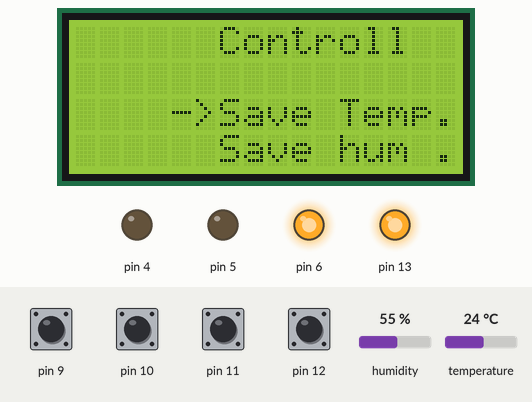
This sketch was run on a simulated Arduino Uno, built with avr-gcc and run on an emulated ATmega328P. Parts: 16×4 character LCD, output pins drawn as LEDs (lit = HIGH). The test bench sets the inputs (shaded band); at power-on: pin 9–12 HIGH, humidity 55 %, temperature 24 °C. EEPROM starts erased.

Above: at 1.39 s.
1.4 s: pin 9 pulled LOW for 0.15 s
At 1.8 s:
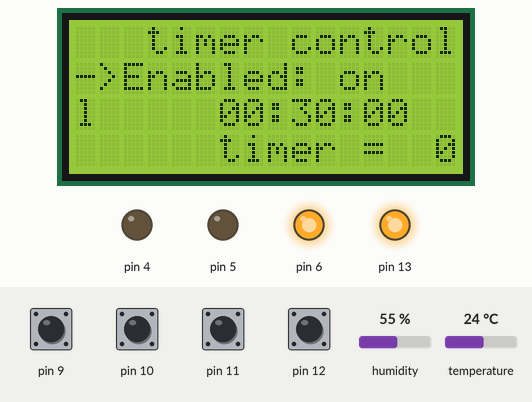
2.1 s: pin 9 pulled LOW for 1 s
At 3.9 s:
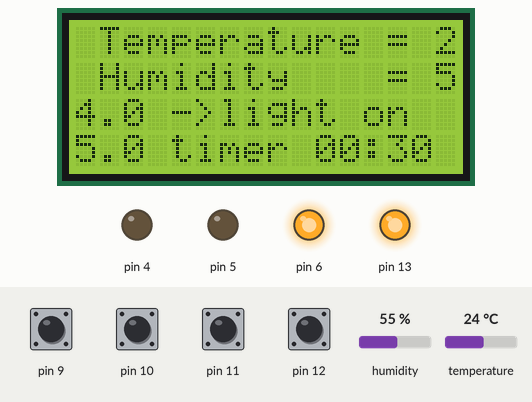
4.7 s: pin 11 pulled LOW for 0.15 s
At 6.1 s:
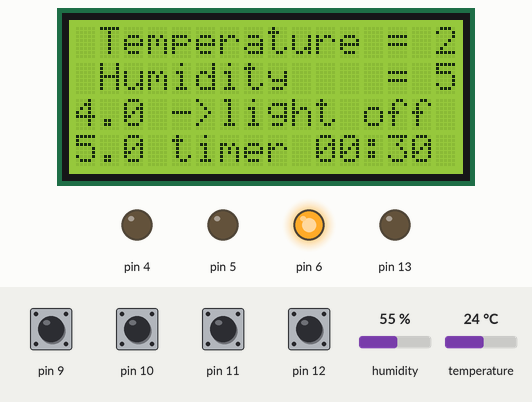
6.4 s: pin 12 pulled LOW for 0.15 s
At 7.8 s:
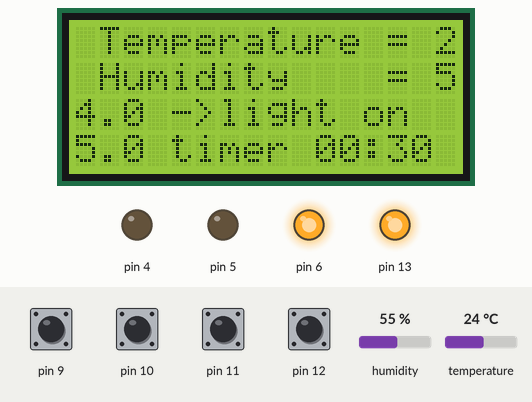
8.1 s: humidity set to 22 %
At 9.2 s:
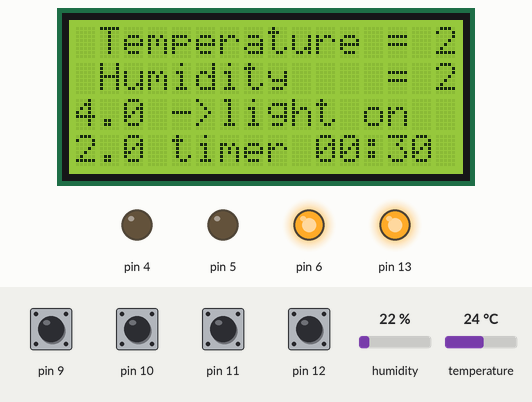
9.7 s: temperature set to 12 °C
At 10.1 s:
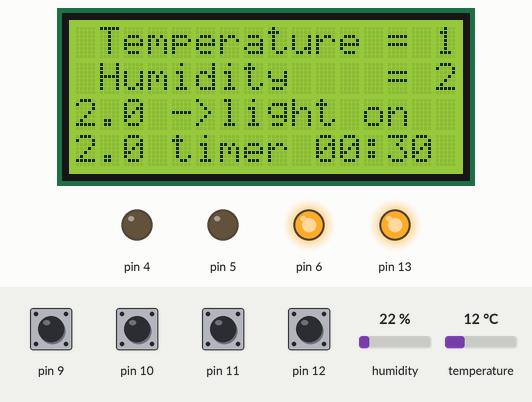
Timing chart, 0 to 12.2 s (numbered marks = the images above; inputs shaded):
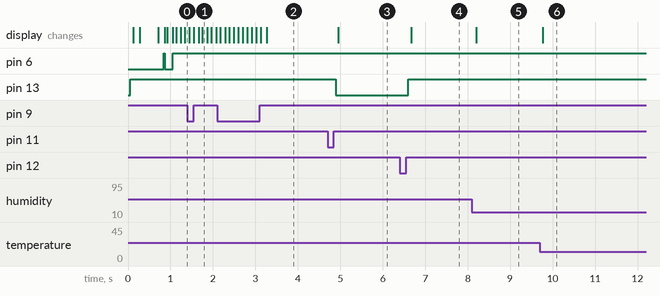

The sketch:

INKUBATOR.ino
```cpp
#include "Data.h"
Data data;

#include <DHT22.h>
DHT22 dht22(7);

float t = 0;
float h = 0;

// ---- my libry ----
#include "Timer.h"
Timer timer;
#include "Button.h"
#include "Pin.h"
// =================

#include "App.h"
App app;

void setup() {
  Serial.begin(9600);
  app.setup();
}

void loop() {
  t = dht22.getTemperature();
  h = dht22.getHumidity();

  app.loop();
  timer.update();
}


// SetInterval creat id = 0; rotation_interval
// SetInterval creat id = 1; flicker cursor
// setInterval creat id = 2; canvas loop

// setTimeout creat id = 0; beck to glavni menu 
```

App.h
```cpp
#include "Inkubator_MiniApp.h"

class App{
  private:
    Inkubator_MiniApp Inkubator_MiniApp;
  public:
    App(){}

    void setup() {
      Inkubator_MiniApp.setup();
    }
    void loop() {
      Inkubator_MiniApp.loop();
    }
};
```

Button.h
```cpp
class Button {
private:
  unsigned char pin;
  bool prevState = false;
  unsigned long debounceDelay;
  unsigned char delay = 40;
  unsigned short int DelayBeforeRepeat = 500;
  unsigned long RepeatRateDelayDate;
public:
  static int newActivityCall ;
  Button(unsigned char buttonPin ) {
    pin = buttonPin;
    debounceDelay = millis();
    RepeatRateDelayDate = millis();
    pinMode(pin, INPUT);
    digitalWrite(pin, HIGH); // Включить внутренний подтягивающий резистор
  }

  bool isPressed(bool Repeat = true, unsigned char RepeatRateDelay = 80) {
    unsigned long date = millis();
    if(debounceDelay > date){
        debounceDelay = date;
    }
    bool reading = digitalRead(pin);

      if (reading != prevState) {
        if( debounceDelay + delay > date){
          return false;
        }
        prevState = reading;
        if (reading == HIGH) {
          debounceDelay = date;
          Button::newActivityCall ++ ;
          return true;
        }
      }else if(Repeat && reading && debounceDelay + DelayBeforeRepeat <= date){
        if(RepeatRateDelay > date){
          RepeatRateDelay = date;
        }
        if(RepeatRateDelayDate + RepeatRateDelay <= date){
            RepeatRateDelayDate = date;
            Button::newActivityCall ++ ;
            return true;
        }
      }
    return false;
  }
};
int Button::newActivityCall = 0;
```

ButtonControl.h
```cpp
class ButtonControl {
  private:
    MenuModule& menuModule;
    PinTimerModule& pin_timer;

    Pin& pinLight;

    Button menuBut;
    Button kursor;
    Button plus;
    Button minus;
  public:
    ButtonControl(MenuModule& menuModule_, PinTimerModule& pin_timer_, Pin& pinLight_) :
    menuModule(menuModule_),
    pin_timer(pin_timer_),
    pinLight(pinLight_),
    menuBut(9), kursor(10), plus(11), minus(12)
    {}

    void ee(){
         menuModule.setMenu(0);
      }

    void update() {
      if( menuBut.isPressed(false) ){
        menuModule.next();
      }
      switch (menuModule.getMenu()){
        case 0:
          menu_0();
          break;
        case 1:
          menu_1();
          break;
        case 2:
          menu_2();
          break;
      }


      if(Button::newActivityCall > 0){
        timer.deliteTimeoutById(0);
        if(menuModule.getMenu() != 0){
          static MenuModule& menuModule__ = menuModule ;
            timer.setTimeout( [](){
               menuModule__.setMenu(0);
            }, 6000, 0);
        }
        Button::newActivityCall = 0;
      }
    }

    void menu_0(){
      if( plus.isPressed(false) || minus.isPressed(false) ){
        pinLight.setPinClick();
        data.setInkubatorLight(pinLight.getPinStatus());
      }
    }
    void menu_1(){

      if( menuModule.kursor == 2 ){
        if( plus.isPressed(true, 42) ){
          data.setSave_temperature(data.getSave_temperature() + 0.1);
        }
        if( minus.isPressed(true, 42) ){
          data.setSave_temperature(data.getSave_temperature() - 0.1);
        }
      }

      if(menuModule.kursor == 3){
        if( plus.isPressed(true, 100)){
          data.setSave_humidity(data.getSave_humidity() + 1);
        }
        if( minus.isPressed(true, 100) ){
          data.setSave_humidity(data.getSave_humidity() - 1);
        }
      }

      if(kursor.isPressed() ){
        if(menuModule.kursor != 2){
          menuModule.kursor = 2;
        }else{
          menuModule.kursor = 3;
        }
      }
    }
    void menu_2(){
      if(menuModule.kursor == 1){
        if(plus.isPressed() || minus.isPressed()){
          pin_timer.timer_on_ = !pin_timer.timer_on_;
          data.setPinTimer_on_( pin_timer.timer_on_ );
        }
      }
      else if(menuModule.kursor == 2){
        if( plus.isPressed() &&  pin_timer.time_pin_off + 1800000 <= 86400000){
          data.setPinTime_pin_off(pin_timer.time_pin_off + 1800000);
          pin_timer.setTime_pin_off( data.getPinTime_pin_off() );

        }
        if( minus.isPressed() &&  pin_timer.time_pin_off - 1800000 >= 1800000){
          data.setPinTime_pin_off(pin_timer.time_pin_off - 1800000);
          pin_timer.setTime_pin_off( data.getPinTime_pin_off() );
        }
      }
      if(kursor.isPressed() ){
        if(menuModule.kursor != 1){
          menuModule.kursor = 1;
        }else{
          menuModule.kursor = 2;
        }
      }
    }
};
```

Canvas.h
```cpp
#include <LCD_I2C.h>

class Canvas {
  private:
    bool* flicker;
    LCD_I2C lcd;
    int this_position_menu = 0;
    PinTimerModule& pin_timer;
    unsigned char* kursor;
    Pin& pinLight;
  public:

    Canvas( bool* flicker_, PinTimerModule& pin_timer_, unsigned char* kursor_, Pin& pinLight_):
    pin_timer(pin_timer_), lcd(0x27, 16, 4), pinLight(pinLight_)  {
      flicker = flicker_;
      kursor = kursor_;
    }
    int max_menu = 2;

    void init() {
        lcd.begin();
        lcd.backlight();
    }

    void clear(){
      lcd.clear();
    }

    void Rednder(int menu){
      if(this_position_menu != menu){
        lcd.clear();
        this_position_menu = menu;
      }
      switch (menu){
        case 0:
          menu_0();
          break;
        case 1:
          menu_1();
          break;
        case 2:
          menu_2();
          break;
      }
    }

    void menu_0(){
        lcd.setCursor(0, 0);
        lcd.print(" Temperature = ");lcd.print(t, 1);
        lcd.setCursor(0, 1);
        lcd.print(" Humidity    = ");lcd.print(h, 1);

        lcd.setCursor(0, 2);
        lcd.print("->light ");
        if(pinLight.getPinStatus()){
          lcd.print("on ");
        }else{
          lcd.print("off");
        }

        lcd.setCursor(12, 2);
        // lcd.print( Timer::getDateString( pin_timer.time_pin_off ).substring(0, 5).c_str());

        lcd.setCursor(0, 3);
        if(pin_timer.getTime_pin_off_real()  > 0){
          lcd.print("timer ");
          lcd.print( Timer::getDateString( pin_timer.time_pin_off ).substring(0, 5).c_str());
        }
        else if(*flicker){
          lcd.print(" rotating  ");
        }else{
          lcd.print("           ");
        }

        lcd.setCursor(12, 3);
        if(pin_timer.timer_on_){
          lcd.print( Timer::getDateString(pin_timer.getTime_pin_off_real() ));
        }else{
          lcd.print("    off  ");
        }
    }

    void menu_1(){
        lcd.setCursor(0, 0);
        lcd.print("      Controll");
        lcd.setCursor(2, 2);
        lcd.print("Save Temp. = ");lcd.print(data.getSave_temperature(), 1);
        lcd.setCursor(2, 3);
        lcd.print("Save hum . = ");lcd.print(data.getSave_humidity(), 1);
        if(*kursor == 2){
          lcd.setCursor(0, 3);
          lcd.print("  ");
          lcd.setCursor(0, 2);
          lcd.print("->");
        }else if(*kursor == 3){
          lcd.setCursor(0, 2);
          lcd.print("  ");
          lcd.setCursor(0, 3);
          lcd.print("->");
        }
    }

    void menu_2(){
      lcd.setCursor(0, 0);
      lcd.print("   timer controll");
      lcd.setCursor(2, 1);
      lcd.print("Enabled: ");
      if(pin_timer.timer_on_){
        lcd.print("on ");
      }else{
        lcd.print("off");
      }
      lcd.setCursor(2, 2);
      lcd.print( Timer::getDateString( pin_timer.time_pin_off));
      if(*kursor == 1){
          lcd.setCursor(0, 2);
          lcd.print("  ");
          lcd.setCursor(0, 1);
          lcd.print("->");
      }else if(*kursor == 2){
          lcd.setCursor(0, 1);
          lcd.print("  ");
          lcd.setCursor(0, 2);
          lcd.print("->");
      }

      lcd.setCursor(0, 3);
      if(pin_timer.getTime_pin_off_real()  > 0){
        lcd.print("  timer =  ");
      }
      else if(*flicker){
        lcd.print("  rotating");
      }else{
        lcd.print("          ");
      }
      lcd.setCursor(11, 3);
      lcd.print( Timer::getDateString(pin_timer.getTime_pin_off_real() ));
    }

};
```

Data.h
```cpp
#include <EEPROM.h>

// ----------------------------- Структура для хранения данных -----------------------------
struct ClimateControlData {
  float save_temperature;
  float save_humidity;
};

struct PinTimerRotationData {
  unsigned long time_pin_on;
  unsigned long time_pin_off;
  bool timer_on_;
};
struct SettingsData {
  bool inkubatorLight;
};

// --- ---
struct Data_ {
  ClimateControlData climateControlData;
  PinTimerRotationData pinTimerRotationData;
  SettingsData settingsData;
};
// ========================================================================================

class Data {
private:
  int address = 0;
  Data_ data_;
  void addDefault() {
    data_.climateControlData.save_temperature = 37.7;
    data_.climateControlData.save_humidity = 60;
    data_.pinTimerRotationData.time_pin_on = 3000;
    data_.pinTimerRotationData.time_pin_off = 3600000;
    data_.pinTimerRotationData.timer_on_ = false;
    data_.settingsData.inkubatorLight = true;

    // Также обновляем данные в EEPROM, чтобы они отражали обнуленные значения
    EEPROM.put(address, data_);
  }
public:
  Data(){
    EEPROM.get(address, data_); // Читаем данные из EEPROM по указанному адресу
    // Проверяем, были ли данные записаны в EEPROM ранее
    // Если нет, то устанавливаем значения по умолчанию
    if (
      data_.climateControlData.save_temperature != data_.climateControlData.save_temperature ||
      data_.climateControlData.save_humidity != data_.climateControlData.save_humidity ||
      data_.pinTimerRotationData.time_pin_on != data_.pinTimerRotationData.time_pin_on ||
      data_.pinTimerRotationData.time_pin_off != data_.pinTimerRotationData.time_pin_off ||
      data_.pinTimerRotationData.timer_on_ != data_.pinTimerRotationData.timer_on_ ||
      data_.settingsData.inkubatorLight != data_.settingsData.inkubatorLight
    ) {
      addDefault();
    }
  }
  // -------------------------------------------------------- set --------------------------------------------------------
  void setSave_temperature(float temperature) {
    if( 30.0 <= temperature && temperature <= 41.0 ){
      data_.climateControlData.save_temperature = temperature;
      // Сохраняем новое значение в EEPROM
      EEPROM.put(address, data_); // Указываем адрес EEPROM, где хотим сохранить структуру данных
    }
  }
  void setSave_humidity(float humidity) {
    if( 40 <= humidity && humidity <= 95 ){
      data_.climateControlData.save_humidity = humidity;
      // Сохраняем новое значение в EEPROM
      EEPROM.put(address, data_); // Указываем адрес EEPROM для сохранения второй структуры данных
    }
  }

  // -------- pinTimerRotationData -------
  void setPinTime_pin_on(unsigned long time_pin_on){
    if( 1800000 <= time_pin_on && time_pin_on <= 86400000 ){
      data_.pinTimerRotationData.time_pin_on = time_pin_on;
      // Сохраняем новое значение в EEPROM
      EEPROM.put(address, data_); // Указываем адрес EEPROM для сохранения третьей структуры данных
    }
  }
  void setPinTime_pin_off(unsigned long time_pin_off){
    if( 1800000 <= time_pin_off && time_pin_off <= 86400000 ){
      data_.pinTimerRotationData.time_pin_off = time_pin_off;
      // Сохраняем новое значение в EEPROM
      EEPROM.put(address, data_); // Указываем адрес EEPROM для сохранения третьей структуры данных
    }
  }
  void setPinTimer_on_(bool timer_on_){
    data_.pinTimerRotationData.timer_on_ = timer_on_;
    // Сохраняем новое значение в EEPROM
    EEPROM.put(address, data_); // Указываем адрес EEPROM для сохранения третьей структуры данных
  }

  // ------------- Settings -------------
  void setInkubatorLight(bool light){
    if(light != data_.settingsData.inkubatorLight){
      data_.settingsData.inkubatorLight = light;
      EEPROM.put(address, data_); // Указываем адрес EEPROM для сохранения третьей структуры данных
    }
  }
  // ==================================================================================================================

  // -------------------------------- get --------------------------------------
  float getSave_temperature() {
    return data_.climateControlData.save_temperature;
  }
  float getSave_humidity() {
    return data_.climateControlData.save_humidity;
  }

  // pinTimerRotationData
  unsigned long getPinTime_pin_on(){
    return data_.pinTimerRotationData.time_pin_on;
  }
  unsigned long getPinTime_pin_off(){
    return data_.pinTimerRotationData.time_pin_off;
  }
  bool getPinTimer_on_(){
    return data_.pinTimerRotationData.timer_on_;
  }

  // ------------- Settings -------------
  bool getInkubatorLight(){
    return data_.settingsData.inkubatorLight;
  }
  // ===========================================================================
};
```

Inkubator_MiniApp.h
```cpp
#include "PinTimerModule.h"
#include "MenuModule.h"
#include "ButtonControl.h"
#include "TH_Controller.h"

class Inkubator_MiniApp{// grafic interfase + user input set settings
  public:
    PinTimerModule pin_timer;
    Pin Pin13;
    MenuModule menuModule;
    ButtonControl buttonControl;

    TH_Controller th_Controller;

    Inkubator_MiniApp():
    pin_timer(4, data.getPinTime_pin_on(), data.getPinTime_pin_off(), data.getPinTimer_on_()),
    Pin13(13, data.getInkubatorLight()),
    menuModule(pin_timer, Pin13),
    buttonControl(menuModule, pin_timer, Pin13),
    th_Controller(6, 5)
    {}

    void setup() {
      menuModule.setup();
    }
    void loop() {
      pin_timer.loop();
      buttonControl.update();
      th_Controller.loop();
    }
};
```

MenuModule.h
```cpp
#include "Canvas.h"

class MenuModule {
  private:
    Canvas canvas;
    int menu = 0;

  public:
    static bool fliker ;
    unsigned char kursor = 2;
    PinTimerModule& pin_timer;


    MenuModule(PinTimerModule& pin_timer_,  Pin& pinLight_):
    pin_timer(pin_timer_),
    canvas( &MenuModule::fliker, pin_timer_, &kursor, pinLight_ )
    {}

    // ---- get ----
    int getMenu(){ return menu; }
    bool getFliker(){ return MenuModule::fliker; }
    // =============

    // ---------------- metode управление ---------------
    // ---- set ----
    bool setMenu(int num){
      if(0 <= num && num <= canvas.max_menu ){
        if(num == 1){
          kursor = 2;
        }else if(num == 2){
          kursor = 1;
        }
        menu = num;
        return true;
      }
      return false;
    }
    // =============
    void next(){
      if(menu + 1 > canvas.max_menu){
        setMenu(0);
      }else{
        setMenu(menu + 1);
      }
    }
    // ==================================================

    void setup(){
      canvas.init();
      timer.setInterval([](){
        MenuModule::fliker = !MenuModule::fliker;
      }, 400, 1);

      static int& menu__asha123123 = menu;
      static Canvas& canvas__asha123123 = canvas;
      timer.setInterval([](){
        canvas__asha123123.Rednder(menu__asha123123);
      }, 100, 2);
    }

};
bool MenuModule::fliker = false;
```

Pin.h
```cpp
class Pin{
  private:
    bool pin_on ;
    unsigned char pin;
  public:
    Pin(unsigned char pin_, bool pin_on_ = false){
      pin = pin_;
      pin_on = pin_on_;
      pinMode(pin, OUTPUT);
      digitalWrite(pin, pin_on);
    }
    // -------------------- set value --------------------
    void setPinON(){
      pin_on = true;
      digitalWrite(pin, pin_on);
    }
    void setPinOff(){
      pin_on = false;
      digitalWrite(pin, pin_on);
    }
    void setPinClick(){
      pin_on = !pin_on;
      digitalWrite(pin, pin_on);
    }
    // ===================================================

    // ----- get value -----
    bool getPinStatus(){
      return pin_on;
    }
    // =====================
};
```

PinTimerModule.h
```cpp
class PinTimerModule {
  private:
    short id ;
    unsigned char pin;

  public:
    unsigned long timer_interval ;
    unsigned long time_pin_on ;
    unsigned long time_pin_off ;
    bool pin_on_ = 1;
    bool timer_on_ ;

    static short Id ;
    PinTimerModule(unsigned char pin_, unsigned long time_pin_on_ , unsigned long time_pin_off_ , bool timer_on__ = false){
      id = PinTimerModule::Id;
      PinTimerModule::Id ++;
      pin = pin_;
      time_pin_on = time_pin_on_;
      time_pin_off = time_pin_off_;
      timer_interval = time_pin_off + time_pin_on;
      timer_on_ = timer_on__;

      pinMode(pin, OUTPUT);
      digitalWrite(pin, LOW);
      timer.setIntervalDynamic([](){}, &timer_interval, id);
    }

    // ----- set ------
    bool setTime_pin_on(unsigned long time_pin_on_){
      time_pin_on = time_pin_on_;
      timer_interval = time_pin_off + time_pin_on;
      return true;
    }
    bool setTime_pin_off(unsigned long time_pin_off_){
      time_pin_off = time_pin_off_;
      timer_interval = time_pin_off + time_pin_on;
      return true;
    }
    // ================

    // ----- get ------
    unsigned long getTimer_interval_real(){
      unsigned long out = timer_interval - timer.getIntervalTimeById(id);
      if(out > timer_interval) return 0;
      return out;
    }
    unsigned long getTime_pin_on_real(){
      unsigned long out = timer_interval - timer.getIntervalTimeById(id) - time_pin_on;
      if(out > timer_interval) return 0;
      return out;
    }
    unsigned long getTime_pin_off_real(){
      unsigned long out = timer.getIntervalTimeById(id) - time_pin_on  ;
      if(out > timer_interval) return 0;
      return out;
    }
    bool check_pin_on_ (){
      return pin_on_;
    }
    // ================

    void loop(){
      if(!timer_on_){
          timer.setintervalLastExecutionTimeById(id);
      }
      if(timer.getIntervalTimeById(id) - time_pin_on > 0 ){
          pin_on_ = 0;
          digitalWrite(pin, LOW);
      }else {
        pin_on_ = 1;
        digitalWrite(pin, HIGH);
      }
    }

};
short PinTimerModule::Id = 0;
```

Source omitted: TH_Controller.h (425 bytes), Timer.h (7500 bytes)

Measured:
- after the input at 1.4 s, the display: first differs from a run without the input after 0.27 s (image 1 shows a later state)
- after the input at 2.1 s, the display: first differs from a run without the input after 1.2 s (image 2)
- after the input at 4.7 s, pin 13: HIGH → LOW after 0.19 s; the display: changes after 0.26 s (image 3)
- after the input at 6.4 s, pin 13: LOW → HIGH after 0.20 s; the display: changes after 0.27 s (image 4)
- after the input at 8.1 s, the display: changes after 0.11 s (image 5)
- after the input at 9.7 s, the display: changes after 0.07 s (image 6)
